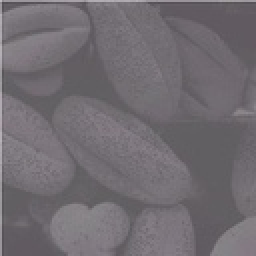
%> input picture problem.jpg, 128 x 128 px, shrunk from 319 x 320 before the run (shown 2 times larger)
$ octave HistogramEqualization.m   (GNU Octave 9; MATLAB toolbox functions it lacks are replaced by stand-ins)
%> lines starting %> are read from the running program, lines starting %| are printed output that depends on the picture


Nk = zeros(1,256);
Nd = zeros(1,256);

src = imread('problem.jpg');
%> src is the input picture: size 128x128x3 uint8; mean R, G, B 113, 108, 113.5
pixels = rgb2gray(src);
[ImageHeight,ImageWidth] = size(pixels);
%> ImageHeight = 128; ImageWidth = 128
TotalPixel = ImageWidth*ImageHeight;
%> TotalPixel = 16384
% [4 lines of commented-out code are left out]
figure(1);
subplot(2,2,1);
imshow(pixels);

for i = 1:ImageHeight
    for j = 1:ImageWidth
        for px = 1:256
            if(pixels(i,j) == (px-1))
                Nk(px) = Nk(px)+1;
                break;
            end
        end
    end
end
%> after the loop, Nk = 256 values, max 1359 at index 97, min 0 at index 1, mean 64
%%% before HistogramEqualization
%stem(Nk,'Marker','none');
%%% before HistogramEqualization
for i = 1:ImageHeight
    for j = 1:ImageWidth
        tmp = pixels(i,j);
        Sk = 0;
        for t = 1:tmp
            Sk = Sk + Nk(t)/TotalPixel;
        end
        pixels(i,j) = round(Sk*256);
        for px = 1:256
            if(pixels(i,j) == (px-1))
                Nd(px) = Nd(px)+1;
                break;
            end
        end
    end
end
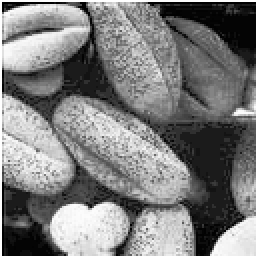
%> pixels: size 128x128 uint8 (shown 2 times larger); min 0, max 255, mean 124.1
%> after the loop, Nd = 256 values, max 1359 at index 28, min 0 at index 4, mean 64

%%% after HistogramEqualization
%stem(Nd,'Marker','none');
%%% after HistogramEqualization

%fp = fopen('out.raw','wb');
%fwrite(fp,pixels,'unsigned char');
%fclose(fp);

imwrite(pixels,'out.jpg');

subplot(2,2,3);
imshow(pixels);

subplot(2,2,2);
stem(Nk,'Marker','none');
subplot(2,2,4);
stem(Nd,'Marker','none');
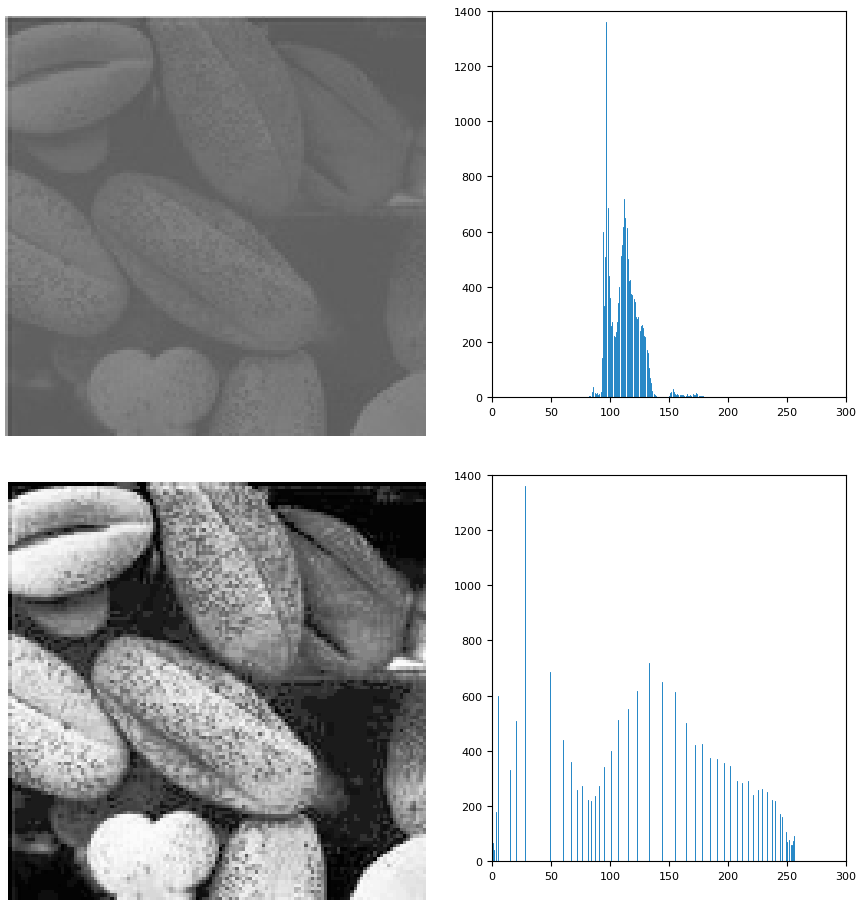
%> figure redrawn from the program's plot data, 4 panels
